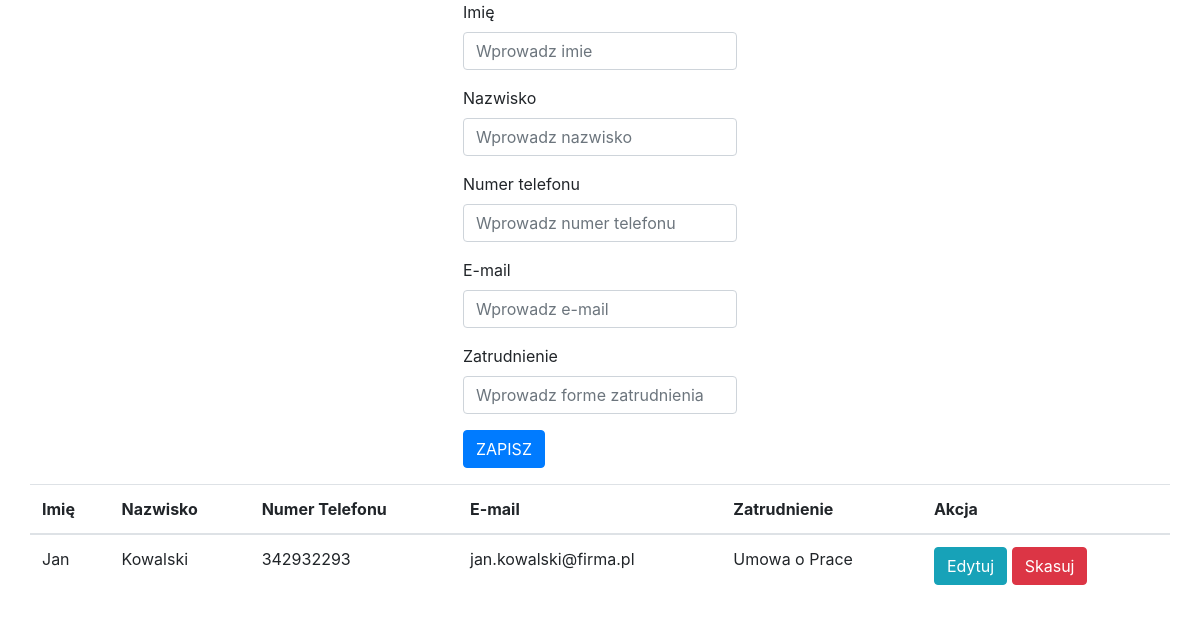
Page /Aplikacja/pracownicy.php on the earlier database version.
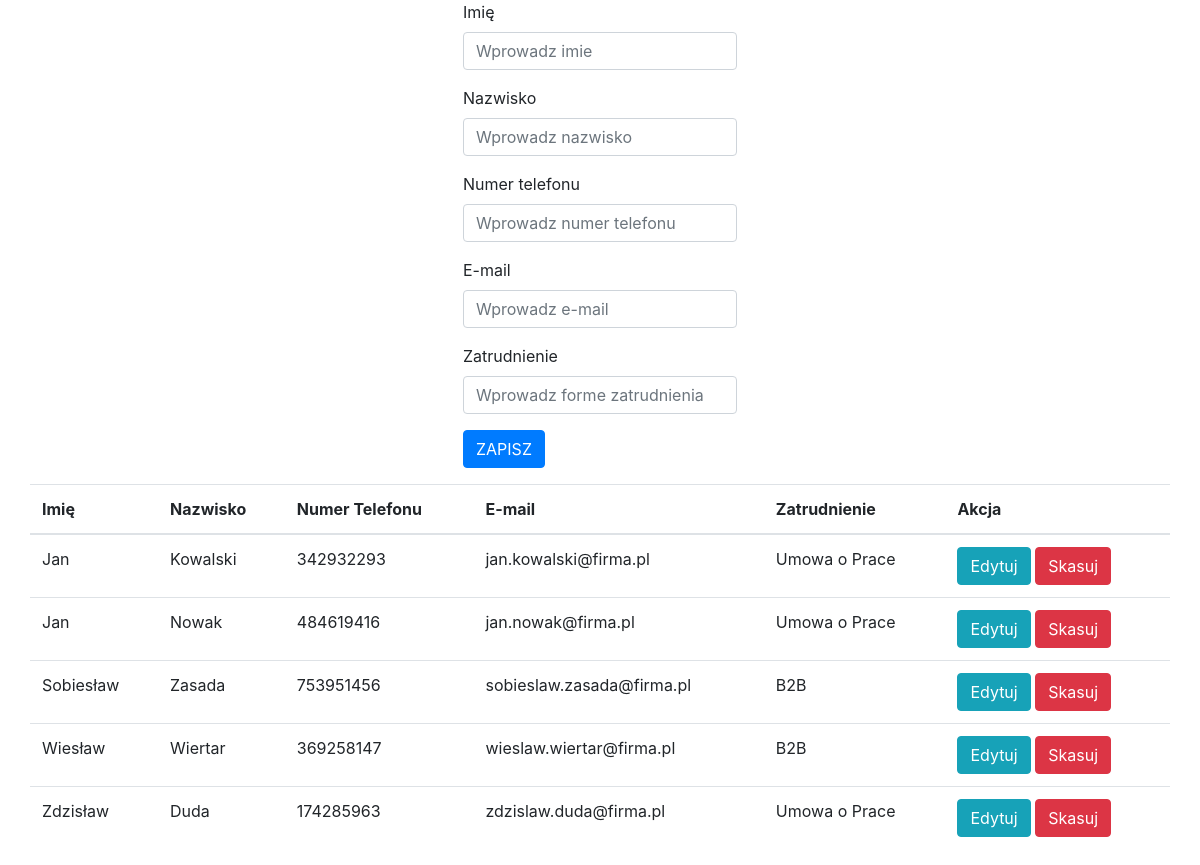
Same page on the later database version.
### tables this page shows
CREATE TABLE `pracownik` (
  `imie` varchar(20),
  `nazwisko` varchar(20),
  `numer_tel` varchar(9),
  `e_mail` varchar(40),
  `zatrudnienie` varchar(15),
  PRIMARY KEY (`e_mail`)
  ) DEFAULT CHARSET=utf8;

### Aplikacja/pracownicy-przetwarzanie.php (called while the page is built, shortened)
<?php
$imie = '';
$nazwisko = '';
$numer = '';
$email = '';
$zatrudnienie = '';
$update = false;
?>

### Aplikacja/pracownicy.php (the view, shortened to what this page needs)
<!doctype html>
<html>
	<head>
		<link rel="stylesheet" href="https://stackpath.bootstrapcdn.com/bootstrap/4.5.0/css/bootstrap.min.css">
		</head>
	<body>
		<?php require_once 'pracownicy-przetwarzanie.php';?>
		<div class="row justify-content-center">
		<form action="pracownicy-przetwarzanie.php" method="POST">
			<div class="form-group">
			<label>Imię</label>
			<input type="text" name="imie" class="form-control"
				   value="<?php echo $imie; ?>" placeholder="Wprowadz imie">
			</div>
			<div class="form-group">
			<label>Nazwisko</label>
			<input type="text" name="nazwisko" class="form-control"
				   value="<?php echo $nazwisko; ?>" placeholder="Wprowadz nazwisko">
			</div>
			<div class="form-group">
			<label>Numer telefonu</label>
			<input type="text" name="numer" class="form-control"
				   value="<?php echo $numer; ?>" placeholder="Wprowadz numer telefonu">
			</div>
			<div class="form-group">
			<label>E-mail</label>
			<input type="text" name="email" class="form-control"
				   value="<?php echo $email; ?>" placeholder="Wprowadz e-mail">
			</div>
			<div class="form-group">
			<label>Zatrudnienie</label>
			<input type="text" name="zatrudnienie" class="form-control"
				   value="<?php echo $zatrudnienie; ?>" placeholder="Wprowadz forme zatrudnienia">
			</div>
			<div class="form-group">
			<?php
			if  ($update == true):
			?>
				<button type="submit" class="btn btn-info" name="edytuj">EDYTUJ</button>
			<?php
			else:
			?>
				<button type="submit" class="btn btn-primary" name="zapisz">ZAPISZ</button>
			<?php
			endif;
			?>
			</div>
		</form>
		</div>
		<div class="container">
		<?php
			$link = new mysqli("localhost", "kmindowicz", "xeefae7Ohth7", "kmindowicz_projekt") or
			die(mysqli_error($link));
			$link->query("SET NAMES 'utf8'");
			$link->query("SET CHARACTER SET utf8");
			$link->query("SET SESSION collation_connection = 'utf8_unicode_ci'");
			$tabela = $link->query("SELECT * from pracownik") or die($link->error);
		?>
		<div class="row justify-content-center">
			<table class="table">
				<thead>
					<tr>
						<th>Imię</th>
						<th>Nazwisko</th>
						<th>Numer Telefonu</th>
						<th>E-mail</th>
						<th>Zatrudnienie</th>
						<th colspan="2">Akcja</th>
					</tr>
				</thead>
				<?php
					while($rzad = $tabela->fetch_assoc()):
				?>
				<tr>
					<td><?php echo $rzad['imie']; ?></td>
					<td><?php echo $rzad['nazwisko']; ?></td>
					<td><?php echo $rzad['numer_tel']; ?></td>
					<td><?php echo $rzad['e_mail']; ?></td>
					<td><?php echo $rzad['zatrudnienie']; ?></td>
					<td>
						<a href="pracownicy.php?edit=<?php echo $rzad['e_mail']; ?>"
						   class="btn btn-info">Edytuj</a>
						<a href="pracownicy.php?delete=<?php echo $rzad['e_mail']; ?>"
						   class="btn btn-danger">Skasuj</a>
					</td>
				</tr>
				<?php endwhile; ?>
			</table>
		</div>
		</div>
	</body>
	</html>

Differences in the rows shown:
added pracownik: imie "Jan", nazwisko "Nowak", numer_tel "484619416", e_mail "jan.nowak@firma.pl", zatrudnienie "Umowa o Prace"
added pracownik: imie "Sobiesław", nazwisko "Zasada", numer_tel "753951456", e_mail "sobieslaw.zasada@firma.pl", zatrudnienie "B2B"
added pracownik: imie "Wiesław", nazwisko "Wiertar", numer_tel "369258147", e_mail "wieslaw.wiertar@firma.pl", zatrudnienie "B2B"
added pracownik: imie "Zdzisław", nazwisko "Duda", numer_tel "174285963", e_mail "zdzislaw.duda@firma.pl", zatrudnienie "Umowa o Prace"
